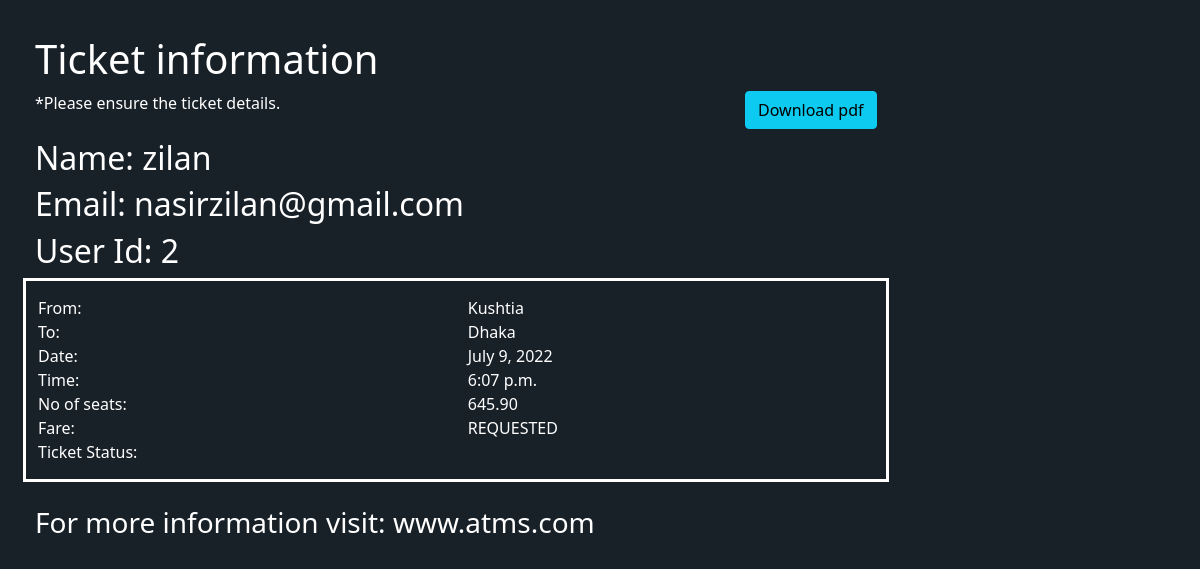
The app's page /showbiketickets with its own data.
### transport/models.py (models this page shows)
class Bike(models.Model):
    REQUESTED = 'Requested'
    CANCELLED = 'Cancelled'
    COMPLETED = 'Completed'
    PAID = 'Paid'
    UNPAID = 'Unpaid'
    PAYMENT_STATUSES = ((PAID, 'Paid'),
                     (UNPAID, 'Unpaid'),)
    TICKET_STATUSES = ((REQUESTED, 'Requested'),
                       (CANCELLED, 'Cancelled'),
                       (COMPLETED, 'Completed'),)
    email = models.EmailField()
    name = models.CharField(max_length=30)
    userid =models.DecimalField(decimal_places=0, max_digits=2)
    From  = models.CharField(max_length=20)
    To = models.CharField(max_length=20)
    date = models.DateField()
    time = models.TimeField()
    price = models.DecimalField(decimal_places=2, max_digits=6)
    status = models.CharField(choices=TICKET_STATUSES, default=REQUESTED, max_length=11)
    paymentstatus = models.CharField(choices= PAYMENT_STATUSES, default=UNPAID, max_length=11)

### pdf_convert/views.py (the view)
# urls.py: path('showbiketickets',show_bike,name='showbiketickets'),
def show_bike(request):
    tickets = Bike.objects.all().last()
    context = {
        'tickets':tickets
    }
    return render(request, 'pdf_convert/showbike.html',context)

### pdf_convert/templates/pdf_convert/showbike.html (shortened to what this page needs)
<!doctype html>
<html lang="en">
  <head>
    <link href="https://cdn.jsdelivr.net/npm/bootstrap@5.1.3/dist/css/bootstrap.min.css" rel="stylesheet">
  </head>
  <body style="margin: 35px; background-color: #182028; color: white;">
    <h1>Ticket information</h1>
    <div class="row">
        <div class="col-sm-9">
          *Please ensure the ticket details.
          <a style="float:right;" class="btn btn-info " href="{% url 'printbikePDF'%}">Download pdf</a><br><br>
          <h2>Name: {{tickets.name}}</h2>
          <h2>Email: {{tickets.email}}</h2>
          <h2>User Id: {{tickets.userid}}</h2>
          <div style="border: solid;" class="row">
            <div style="padding-top: 15px; padding-bottom: 15px;" class="col-8 col-sm-6">
              From: <br>
              To: <br>
              Date: <br>
              Time: <br>
              No of seats: <br>
              Fare:  <br>
              Ticket Status: <br>
            </div>
            <div style="padding-top: 15px; padding-bottom: 15px;" class="col-4 col-sm-6">
              {{tickets.From}}<br>
              {{tickets.To}}<br>
              {{tickets.date}}<br>
              {{tickets.time}}<br>
              {{tickets.price}} <br>
              {{tickets.status}}<br>
            </div>
          </div>
        </div>
      </div>
    <br>
    <h3>For more information visit: www.atms.com </h3>
  </body>
</html>

### records on screen
Bike: name "zilan", email "nasirzilan@gmail.com", userid "2", From "Kushtia", To "Dhaka", date "July 9, 2022", time "6:07 p.m.", price "645.90", status "REQUESTED"
